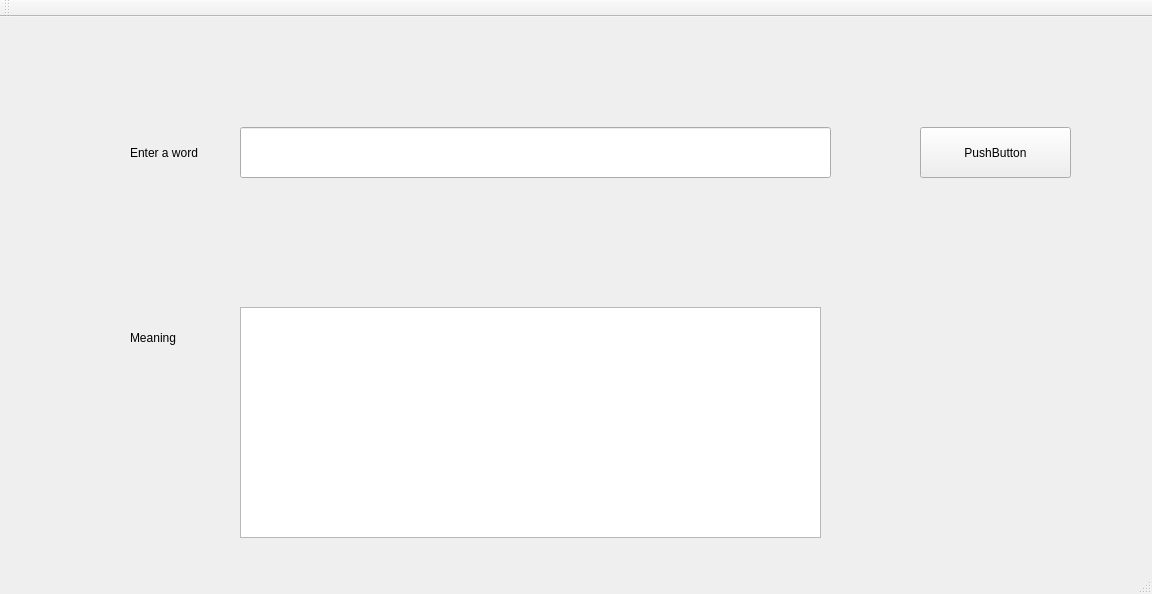
<?xml version="1.0" encoding="UTF-8"?>
<ui version="4.0">
 <class>MainWindow</class>
 <widget class="QMainWindow" name="MainWindow">
  <property name="geometry">
   <rect>
    <x>0</x>
    <y>0</y>
    <width>1152</width>
    <height>594</height>
   </rect>
  </property>
  <property name="windowTitle">
   <string>MainWindow</string>
  </property>
  <widget class="QWidget" name="centralWidget">
   <widget class="QLabel" name="label">
    <property name="geometry">
     <rect>
      <x>130</x>
      <y>110</y>
      <width>111</width>
      <height>51</height>
     </rect>
    </property>
    <property name="text">
     <string>Enter a word</string>
    </property>
   </widget>
   <widget class="QLineEdit" name="input">
    <property name="geometry">
     <rect>
      <x>240</x>
      <y>110</y>
      <width>591</width>
      <height>51</height>
     </rect>
    </property>
   </widget>
   <widget class="QPushButton" name="pushButton">
    <property name="geometry">
     <rect>
      <x>920</x>
      <y>110</y>
      <width>151</width>
      <height>51</height>
     </rect>
    </property>
    <property name="text">
     <string>PushButton</string>
    </property>
   </widget>
   <widget class="QTextEdit" name="output">
    <property name="geometry">
     <rect>
      <x>240</x>
      <y>290</y>
      <width>581</width>
      <height>231</height>
     </rect>
    </property>
   </widget>
   <widget class="QLabel" name="label_2">
    <property name="geometry">
     <rect>
      <x>130</x>
      <y>300</y>
      <width>101</width>
      <height>41</height>
     </rect>
    </property>
    <property name="text">
     <string>Meaning</string>
    </property>
   </widget>
  </widget>
  <widget class="QMenuBar" name="menuBar">
   <property name="geometry">
    <rect>
     <x>0</x>
     <y>0</y>
     <width>1152</width>
     <height>22</height>
    </rect>
   </property>
  </widget>
  <widget class="QToolBar" name="mainToolBar">
   <attribute name="toolBarArea">
    <enum>TopToolBarArea</enum>
   </attribute>
   <attribute name="toolBarBreak">
    <bool>false</bool>
   </attribute>
  </widget>
  <widget class="QStatusBar" name="statusBar"/>
 </widget>
 <layoutdefault spacing="6" margin="11"/>
 <resources/>
 <connections/>
</ui>
